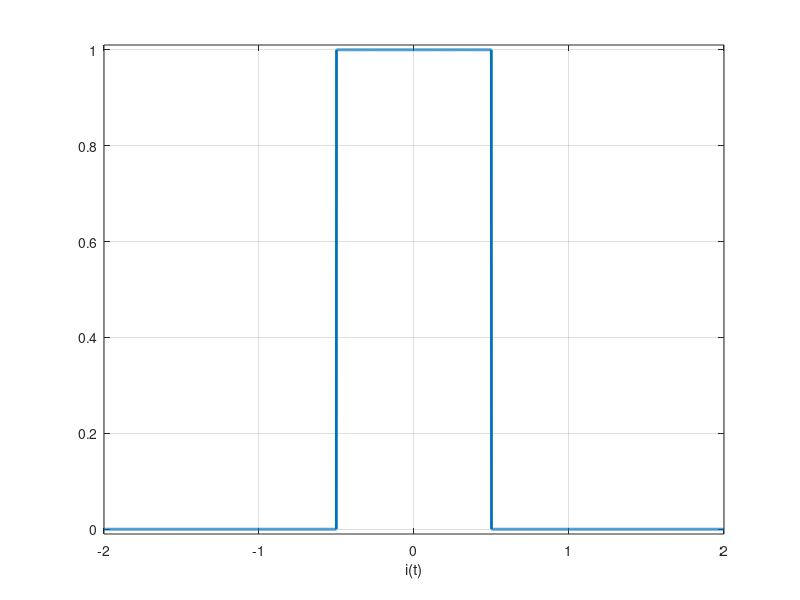

Write MATLAB code to recreate this figure.
u0 = @(t)(t>=0)
A=1; T=1; t=-2:0.001:2;
i=A*u0(t+T/2)-A*u0(t-T/2);
plot(t,i, 'LineWidth', 2)
axis([min(t), max(t), min(i)-0.01, max(i)+0.01])
xlabel('t'); xlabel('i(t)'); grid